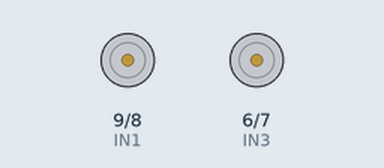
Recording of a sketch running on a simulated Arduino Uno, built with avr-gcc and run on an emulated ATmega328P. On the bench: motor-driver pin pairs drawn as motors (green arrow = first pin HIGH = forward, orange = second pin HIGH = backward, longer = more drive, scaled by the enable pin).

Above: at 2.0 s.
At 14.0 s:
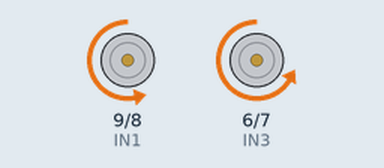
At 18.0 s:
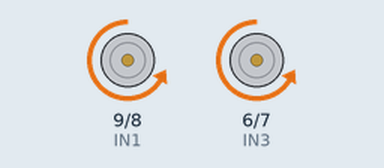
At 36.5 s:
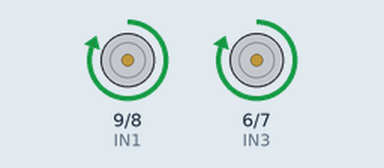
Timing chart, 0 to 46.0 s (numbered marks = the images above):
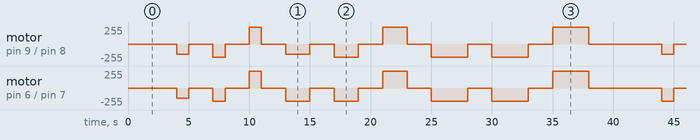

The sketch:

04_Control_de_Velocidades.ino
```cpp
const int ENA = 10;
const int IN1 = 9;
const int IN2 = 8;

const int IN4 = 7;
const int IN3 = 6;
const int ENB = 5;

void setup() {
  pinMode(IN1, OUTPUT); pinMode(IN2, OUTPUT);
  pinMode(IN3, OUTPUT); pinMode(IN4, OUTPUT);
  pinMode(ENA, OUTPUT); pinMode(ENB, OUTPUT);
}

void avanzar(int tiempo, int velocidad) {
  digitalWrite(IN1, LOW); digitalWrite(IN2, HIGH);
  digitalWrite(IN3, LOW); digitalWrite(IN4, HIGH);
  analogWrite(ENA, velocidad);
  analogWrite(ENB, velocidad);
  delay(tiempo);
}

void retroceder(int tiempo, int velocidad) {
  digitalWrite(IN1, HIGH); digitalWrite(IN2, LOW);
  digitalWrite(IN3, HIGH); digitalWrite(IN4, LOW);
  analogWrite(ENA, velocidad);
  analogWrite(ENB, velocidad);
  delay(tiempo);
}

void girarDerecha(int tiempo, int velocidad) {
  digitalWrite(IN1, LOW); digitalWrite(IN2, HIGH);
  digitalWrite(IN3, HIGH); digitalWrite(IN4, LOW);
  analogWrite(ENA, velocidad);
  analogWrite(ENB, velocidad);
  delay(tiempo);
}

void girarIzquierda(int tiempo, int velocidad) {
  digitalWrite(IN1, HIGH); digitalWrite(IN2, LOW);
  digitalWrite(IN3, LOW); digitalWrite(IN4, HIGH);
  analogWrite(ENA, velocidad);
  analogWrite(ENB, velocidad);
  delay(tiempo);
}

void detenerse(int tiempo) {
  digitalWrite(IN1, LOW); digitalWrite(IN2, LOW);
  digitalWrite(IN3, LOW); digitalWrite(IN4, LOW);
  analogWrite(ENA, 0);
  analogWrite(ENB, 0);
  delay(tiempo);
}

void loop() {
  detenerse(4000);

  avanzar(1000, 150);
  detenerse(2000);

  avanzar(1000, 200);
  detenerse(2000);

  retroceder(1000, 255);
  detenerse(2000);

  avanzar(2000, 150);
  detenerse(2000);

  avanzar(2000, 200);
  detenerse(2000);

  retroceder(2000, 255);
  detenerse(2000);

  avanzar(3000, 150);
  detenerse(2000);

  avanzar(3000, 200);
  detenerse(2000);

  retroceder(3000, 255);
  detenerse(2000);
}
```

Measured:
- by itself, motor on pin 9 (IN1) / pin 8 (IN2): stopped → backward 150/255 at 4.0 s, → stopped 1.0 s later, → backward 200/255 2.0 s later, → stopped 1.0 s later, … (58 changes in this stretch)
